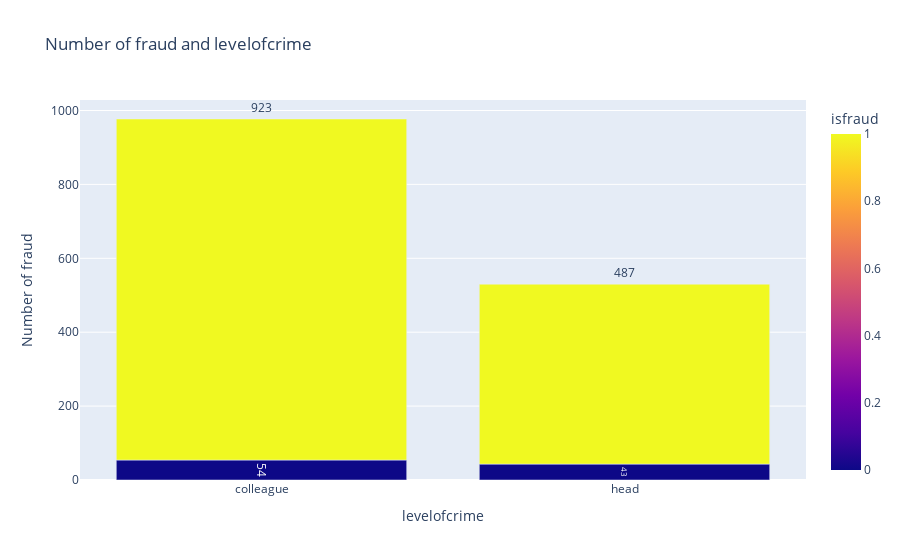

Write notebook code for a chart like this one.
### Code cell
Number_of_fraud_and_levelofcrime = px.bar(merged_df.groupby([merged_df['levelofcrime'], 'isfraud']).size().reset_index(name='count'), 
                                      x='levelofcrime', y='count', color='isfraud', 
                                      title='Number of fraud and levelofcrime')
Number_of_fraud_and_levelofcrime.update_xaxes(title_text='levelofcrime')
Number_of_fraud_and_levelofcrime.update_yaxes(title_text='Number of fraud')
.update_traces(text=merged_df.groupby([merged_df['levelofcrime'], 'isfraud']).size().reset_index(name='count')['count'], textposition='outside', 
                                           )
Number_of_fraud_and_levelofcrime.show()

### Figure 1 — Plotly figure (JSON) as saved in the notebook; plotly's stock layout.template omitted (floating-point values rounded to 4 significant figures)
{"data": [{"alignmentgroup": "True", "hovertemplate": "levelofcrime=%{x}<br>count=%{y}<br>isfraud=%{marker.color}<extra></extra>", "legendgroup": "", "marker": {"color": [0, 1, 0, 1], "coloraxis": "coloraxis", "pattern": {"shape": ""}}, "name": "", "offsetgroup": "", "orientation": "v", "showlegend": false, "text": [54, 923, 43, 487], "textposition": "outside", "type": "bar", "x": ["colleague", "colleague", "head", "head"], "xaxis": "x", "y": [54, 923, 43, 487], "yaxis": "y"}], "layout": {"barmode": "relative", "coloraxis": {"colorbar": {"title": {"text": "isfraud"}}, "colorscale": [[0, "#0d0887"], [0.1111, "#46039f"], [0.2222, "#7201a8"], [0.3333, "#9c179e"], [0.4444, "#bd3786"], [0.5556, "#d8576b"], [0.6667, "#ed7953"], [0.7778, "#fb9f3a"], [0.8889, "#fdca26"], [1, "#f0f921"]]}, "legend": {"tracegroupgap": 0}, "title": {"text": "Number of fraud and levelofcrime"}, "xaxis": {"anchor": "y", "domain": [0, 1], "title": {"text": "levelofcrime"}}, "yaxis": {"anchor": "x", "domain": [0, 1], "title": {"text": "Number of fraud"}}}}
